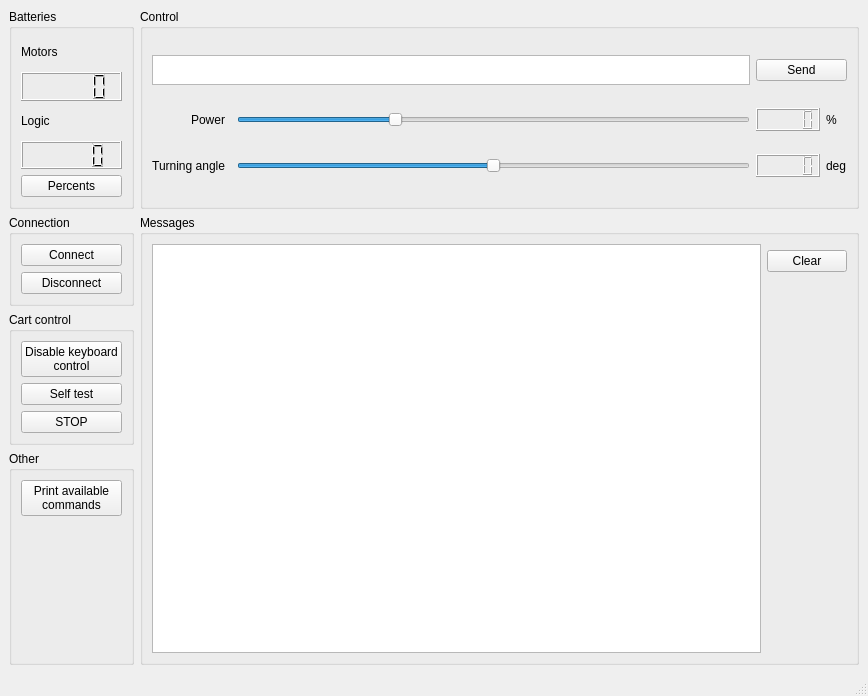
<?xml version="1.0" encoding="UTF-8"?>
<ui version="4.0">
 <class>MainWindow</class>
 <widget class="QMainWindow" name="MainWindow">
  <property name="geometry">
   <rect>
    <x>0</x>
    <y>0</y>
    <width>868</width>
    <height>696</height>
   </rect>
  </property>
  <property name="windowTitle">
   <string>Cart controller</string>
  </property>
  <widget class="QWidget" name="centralwidget">
   <layout class="QGridLayout" name="gridLayout_3">
    <item row="1" column="1">
     <widget class="QGroupBox" name="groupBox_3">
      <property name="maximumSize">
       <size>
        <width>16777215</width>
        <height>200</height>
       </size>
      </property>
      <property name="title">
       <string>Control</string>
      </property>
      <layout class="QGridLayout" name="gridLayout">
       <item row="3" column="0">
        <widget class="QLabel" name="label">
         <property name="text">
          <string>Power</string>
         </property>
         <property name="alignment">
          <set>Qt::AlignRight|Qt::AlignTrailing|Qt::AlignVCenter</set>
         </property>
        </widget>
       </item>
       <item row="3" column="2">
        <widget class="QSlider" name="horizontalSlider_speed">
         <property name="toolTip">
          <string>Set linear speed</string>
         </property>
         <property name="minimum">
          <number>0</number>
         </property>
         <property name="value">
          <number>30</number>
         </property>
         <property name="orientation">
          <enum>Qt::Horizontal</enum>
         </property>
        </widget>
       </item>
       <item row="1" column="0" colspan="3">
        <widget class="QTextEdit" name="textEditCommand">
         <property name="maximumSize">
          <size>
           <width>16777215</width>
           <height>30</height>
          </size>
         </property>
         <property name="toolTip">
          <string>Enter your command</string>
         </property>
        </widget>
       </item>
       <item row="5" column="2">
        <widget class="QSlider" name="horizontalSlider_angle">
         <property name="minimum">
          <number>-99</number>
         </property>
         <property name="orientation">
          <enum>Qt::Horizontal</enum>
         </property>
        </widget>
       </item>
       <item row="5" column="0">
        <widget class="QLabel" name="label_8">
         <property name="text">
          <string>Turning angle</string>
         </property>
         <property name="alignment">
          <set>Qt::AlignRight|Qt::AlignTrailing|Qt::AlignVCenter</set>
         </property>
        </widget>
       </item>
       <item row="3" column="3">
        <widget class="QLCDNumber" name="lcdNumber_speed"/>
       </item>
       <item row="3" column="4">
        <widget class="QLabel" name="label_4">
         <property name="text">
          <string>%</string>
         </property>
        </widget>
       </item>
       <item row="5" column="3">
        <widget class="QLCDNumber" name="lcdNumber_angle"/>
       </item>
       <item row="5" column="4">
        <widget class="QLabel" name="label_2">
         <property name="text">
          <string>deg</string>
         </property>
        </widget>
       </item>
       <item row="1" column="3" colspan="2">
        <widget class="QPushButton" name="pushButtonSendMessage">
         <property name="toolTip">
          <string>Send command to the cart</string>
         </property>
         <property name="text">
          <string>Send</string>
         </property>
        </widget>
       </item>
      </layout>
     </widget>
    </item>
    <item row="2" column="0">
     <widget class="QGroupBox" name="groupBox">
      <property name="title">
       <string>Connection</string>
      </property>
      <layout class="QGridLayout" name="gridLayout_2">
       <item row="0" column="0">
        <widget class="QPushButton" name="pushButtonConnect">
         <property name="text">
          <string>Connect</string>
         </property>
        </widget>
       </item>
       <item row="1" column="0">
        <widget class="QPushButton" name="pushButtonCloseConnection">
         <property name="text">
          <string>Disconnect</string>
         </property>
        </widget>
       </item>
      </layout>
     </widget>
    </item>
    <item row="1" column="0">
     <widget class="QGroupBox" name="groupBox_4">
      <property name="maximumSize">
       <size>
        <width>16777215</width>
        <height>500</height>
       </size>
      </property>
      <property name="title">
       <string>Batteries</string>
      </property>
      <layout class="QGridLayout" name="gridLayout_6">
       <item row="0" column="0">
        <widget class="QLabel" name="label_3">
         <property name="maximumSize">
          <size>
           <width>16777215</width>
           <height>30</height>
          </size>
         </property>
         <property name="text">
          <string>Motors</string>
         </property>
        </widget>
       </item>
       <item row="3" column="0">
        <widget class="QLCDNumber" name="lcdNumber_6">
         <property name="smallDecimalPoint">
          <bool>false</bool>
         </property>
         <property name="segmentStyle">
          <enum>QLCDNumber::Filled</enum>
         </property>
        </widget>
       </item>
       <item row="1" column="0">
        <widget class="QLCDNumber" name="lcdNumber"/>
       </item>
       <item row="2" column="0">
        <widget class="QLabel" name="label_9">
         <property name="maximumSize">
          <size>
           <width>16777215</width>
           <height>30</height>
          </size>
         </property>
         <property name="text">
          <string>Logic</string>
         </property>
        </widget>
       </item>
       <item row="4" column="0">
        <widget class="QPushButton" name="pushButtonConnect_Batteries">
         <property name="text">
          <string>Percents</string>
         </property>
        </widget>
       </item>
      </layout>
     </widget>
    </item>
    <item row="4" column="0">
     <widget class="QGroupBox" name="groupBox_5">
      <property name="title">
       <string>Other</string>
      </property>
      <layout class="QGridLayout" name="gridLayout_8">
       <item row="0" column="0">
        <widget class="QPushButton" name="pushButton_PrintCommands">
         <property name="toolTip">
          <string>Show available commands</string>
         </property>
         <property name="text">
          <string>Print available
commands</string>
         </property>
        </widget>
       </item>
       <item row="1" column="0">
        <spacer name="verticalSpacer_3">
         <property name="orientation">
          <enum>Qt::Vertical</enum>
         </property>
         <property name="sizeHint" stdset="0">
          <size>
           <width>20</width>
           <height>40</height>
          </size>
         </property>
        </spacer>
       </item>
      </layout>
     </widget>
    </item>
    <item row="3" column="0">
     <widget class="QGroupBox" name="groupBox_6">
      <property name="title">
       <string>Cart control</string>
      </property>
      <layout class="QGridLayout" name="gridLayout_9">
       <item row="1" column="0">
        <widget class="QPushButton" name="pushButtonClear_6">
         <property name="text">
          <string>Self test</string>
         </property>
        </widget>
       </item>
       <item row="2" column="0">
        <widget class="QPushButton" name="pushButtonClear_7">
         <property name="toolTip">
          <string>Show available commands</string>
         </property>
         <property name="text">
          <string>STOP</string>
         </property>
        </widget>
       </item>
       <item row="0" column="0">
        <widget class="QPushButton" name="pushButtonClear_8">
         <property name="toolTip">
          <string>Show available commands</string>
         </property>
         <property name="text">
          <string>Disable keyboard 
control</string>
         </property>
        </widget>
       </item>
      </layout>
     </widget>
    </item>
    <item row="2" column="1" rowspan="3">
     <widget class="QGroupBox" name="groupBox_2">
      <property name="title">
       <string>Messages</string>
      </property>
      <layout class="QGridLayout" name="gridLayout_4">
       <item row="0" column="1" rowspan="6">
        <widget class="QTextEdit" name="logsText"/>
       </item>
       <item row="4" column="2">
        <spacer name="verticalSpacer">
         <property name="orientation">
          <enum>Qt::Vertical</enum>
         </property>
         <property name="sizeHint" stdset="0">
          <size>
           <width>20</width>
           <height>40</height>
          </size>
         </property>
        </spacer>
       </item>
       <item row="1" column="2">
        <widget class="QPushButton" name="pushButtonClear">
         <property name="text">
          <string>Clear</string>
         </property>
        </widget>
       </item>
      </layout>
     </widget>
    </item>
   </layout>
  </widget>
  <widget class="QStatusBar" name="statusbar"/>
  <action name="action">
   <property name="text">
    <string/>
   </property>
  </action>
 </widget>
 <resources/>
 <connections/>
</ui>
